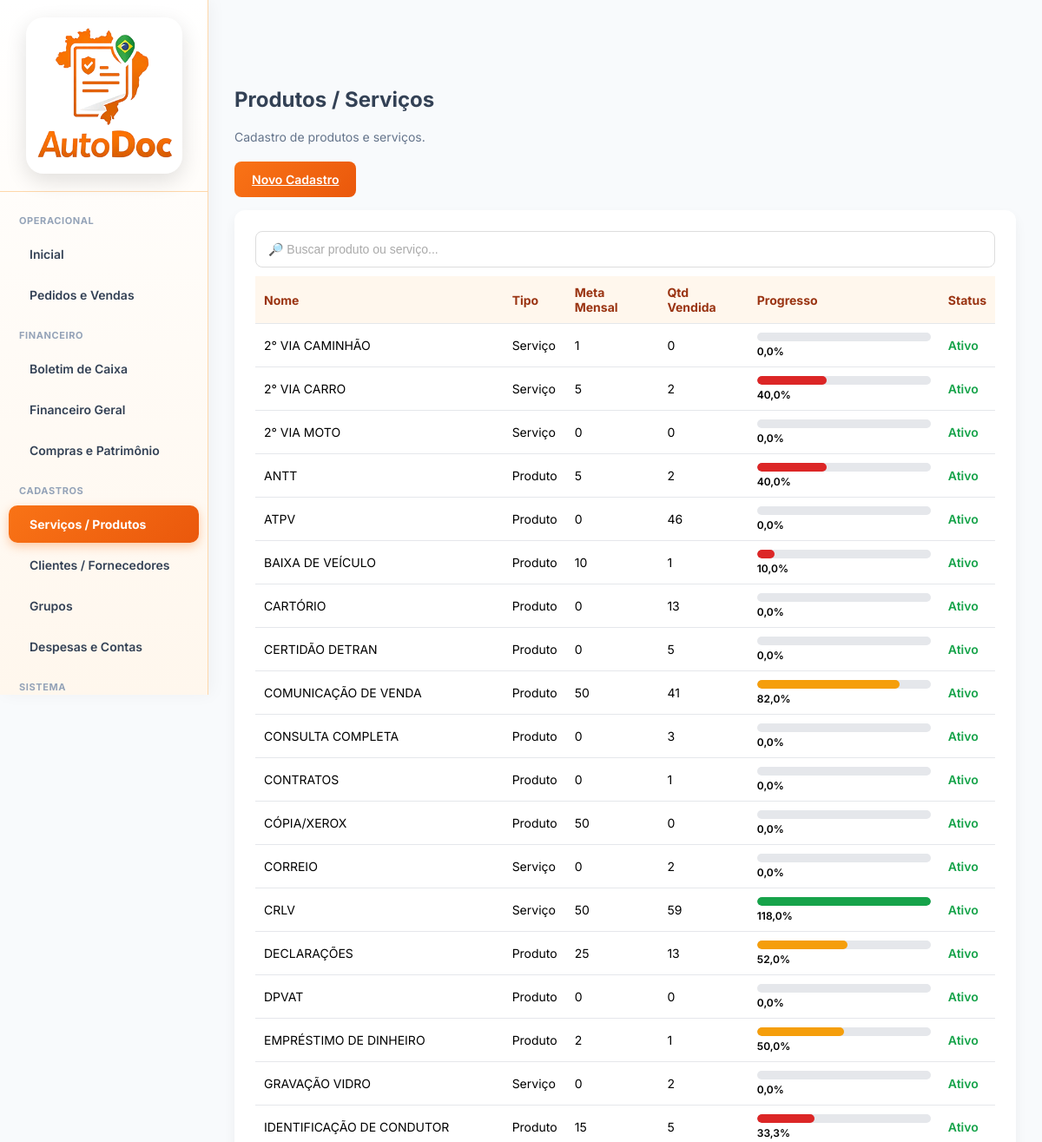
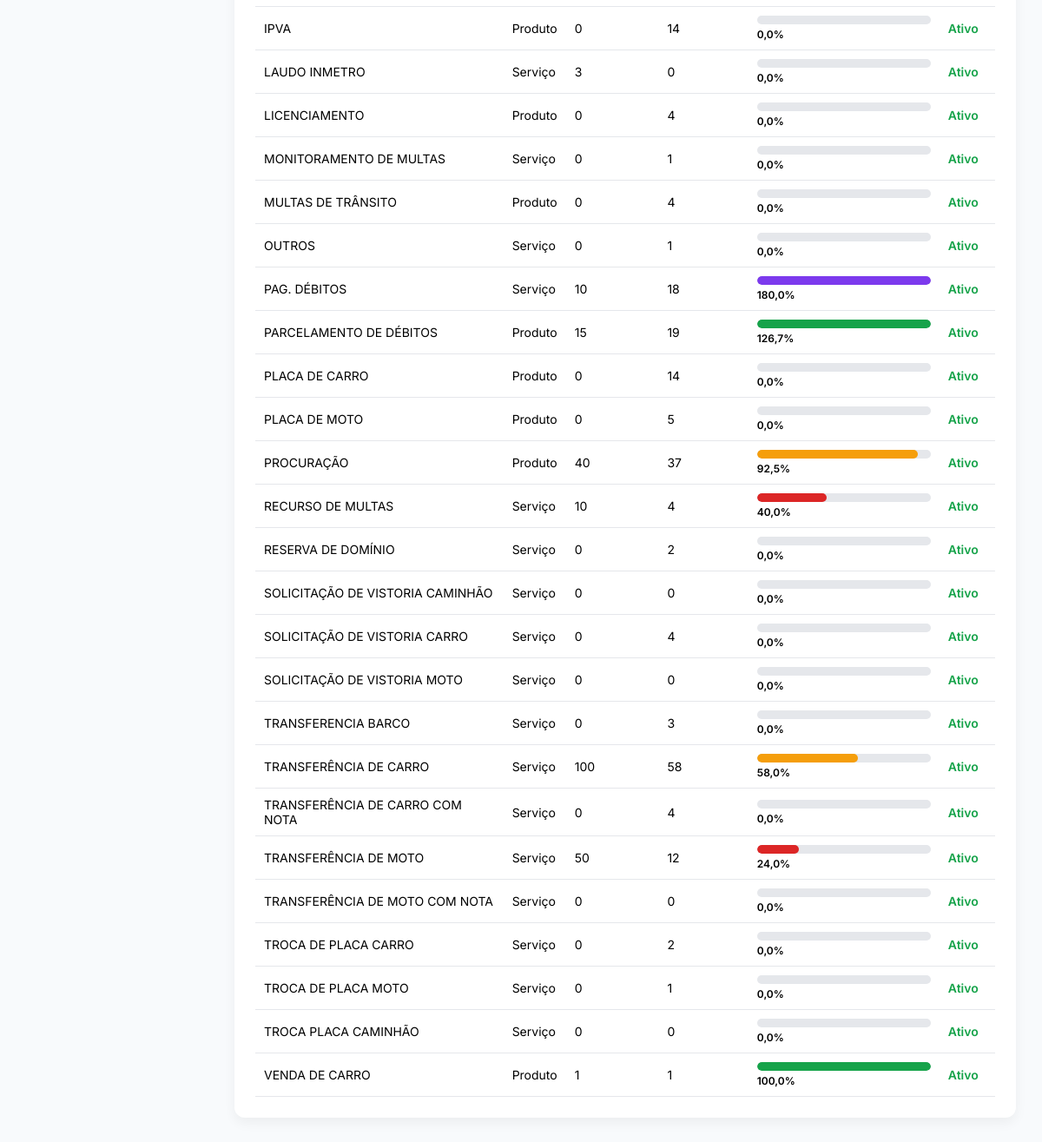
Page /user/frmServProdLista.php (signed in) on the committed database (2 pictures, top to bottom).
### tables this page shows
CREATE TABLE `servprod` (
  `id` int NOT NULL AUTO_INCREMENT,
  `Nome` varchar(400) NOT NULL,
  `Tipo` int NOT NULL,
  `Inativo` int NOT NULL,
  `Descricao` varchar(350) NOT NULL,
  `Unidade` varchar(20) NOT NULL,
  `ValorCusto` decimal(10,2) NOT NULL,
  `ValorVenda` decimal(10,2) NOT NULL,
  `idEmpresa` int NOT NULL,
  `Codigo` int NOT NULL,
  `DataAlt` datetime DEFAULT NULL,
  `SolicitaVeiculo` int NOT NULL,
  `MetaMensal` int NOT NULL DEFAULT '0',
  `Grupo` int DEFAULT NULL,
  PRIMARY KEY (`id`)
);

### base/baseFuncoes.php (called while the page is built, shortened)
<?php
require_once 'connection.php';
function ExSqlNET($sql, $conn = null, $params = [])
{
    if ($conn === null) {
        global $dbGeralNET;
        $conn = $dbGeralNET;
    }
    $stmt = $conn->prepare($sql);
    $stmt->execute($params);
    return $stmt->fetchAll(PDO::FETCH_ASSOC);
}
?>

### user/frmServProdLista.php (the view, shortened to what this page needs)
<?php
include '../base/baseFuncoes.php';
$idEmpresa = $_SESSION['idEmpresa'];
$listaServProd = ExSqlNET("
    SELECT *,
    CASE TIPO
        WHEN 1 THEN 'Serviço'
        WHEN 2 THEN 'Produto'
    END AS TipoLiteral
    FROM servprod
    WHERE idEmpresa = ". $idEmpresa ."
    ORDER BY nome asc
");
?>
<!DOCTYPE html>
<html lang="pt-br">
<head>
<link rel="stylesheet" href="../css/base.css">
</head>
<body>
<?php include '../base/navbarUser.php'; ?>
<div class="content">
    <div class="page-title">Produtos / Serviços</div>
    <div class="subtitle">Cadastro de produtos e serviços.</div>
    <div class="actions">
        <a href="frmServProd.php" class="btn">Novo Cadastro</a>
    </div>
    <div class="card">
        <input
            type="text"
            id="filtroNome"
            placeholder="🔎 Buscar produto ou serviço..."
            class="input"
            onkeyup="filtrarTabela()"
            autofocus
        >
        <table>
            <thead>
                <tr>
                    <th>Nome</th>
                    <th>Tipo</th>
                    <th>Meta Mensal</th>
                    <th>Qtd Vendida</th>
                    <th>Progresso</th>
                    <th>Status</th>
                </tr>
            </thead>
            <tbody>
            <?php foreach ($listaServProd as $item): ?>
                <?php
                $id = $item['id'];
                $meta = !empty($item['MetaMensal']) ? (int)$item['MetaMensal']: 0;
                $dadosMeta = ExSqlNET("
                    SELECT SUM(Qtd) AS Total
                    FROM movimentoitem
                    LEFT JOIN movimento
                        ON movimento.id = movimentoitem.ControleMovimento
                    WHERE ServProd = ?
                    AND movimento.idEmpresa = ?
                    AND MONTH(Data) = MONTH(CURDATE())
                    AND YEAR(Data) = YEAR(CURDATE())
                ", null, [$id, $idEmpresa]);
                $qtdVendida = $dadosMeta[0]['Total'] ?? 0;
                $percentual = 0;
                if ($meta > 0) {
                    $percentual = ($qtdVendida / $meta) * 100;
                }
                $percentualBarra = min(100, $percentual);
                $classeCor = 'meta-low';
                if ($percentual >= 150) {
                    $classeCor = 'meta-excel';
                } elseif ($percentual >= 100) {
                    $classeCor = 'meta-good';
                } elseif ($percentual >= 50) {
                    $classeCor = 'meta-medium';
                }
                ?>
                <tr onclick="abrirProduto(<?= (int)$item['id'] ?>)">
                    <td><?= htmlspecialchars($item['Nome']) ?></td>
                    <td><?= htmlspecialchars($item['TipoLiteral']) ?></td>
                    <td><?= number_format($meta, 0, ',', '.') ?></td>
                    <td><?= number_format($qtdVendida, 0, ',', '.') ?></td>
                    <td style="width:220px">
                        <div class="progress-bar">
                            <div class="progress-fill <?= $classeCor ?>"
                                 style="width: <?= $percentualBarra ?>%">
                            </div>
                        </div>
                        <div class="meta-text">
                            <?= number_format($percentual, 1, ',', '.') ?>%
                        </div>
                    </td>
                    <td class="<?= $item['Inativo'] ? 'status-inativo' : 'status-ativo' ?>">
                        <?= $item['Inativo'] ? 'Inativo' : 'Ativo' ?>
                    </td>
                </tr>
            <?php endforeach; ?>
            </tbody>
        </table>
    </div>
</div>
</body>
</html>

### css/base.css (style rules this page uses)
* { margin: 0; padding: 0; box-sizing: border-box; }
html, body { width: 100%; height: 100%; font-family: 'Inter', Arial, sans-serif; background-color: #f5f6fa; font-family: 'Inter', sans-serif; background-color: #f1f5f9; }
body { margin: 0; font-family: 'Inter', Arial, sans-serif; background-color: #f8fafc; }
.content { margin-left: 240px; padding: 30px; }
.page-title { font-size: 24px; font-weight: 700; color: #334155; margin-bottom: 20px; }
.card { background: #ffffff; padding: 20px; border-radius: 12px; box-shadow: 0 6px 14px rgba(0,0,0,0.05); }
table { width: 100%; border-collapse: collapse; }
th, td { padding: 12px; border-bottom: 1px solid #e5e7eb; text-align: left; font-size: 14px; }
th { background-color: #fff7ed; color: #9a3412; }
.status-ativo { color: #16a34a; font-weight: 600; }
.card { background: #ffffff; padding: 24px; border-radius: 12px; box-shadow: 0 6px 14px rgba(0,0,0,0.05); margin-bottom: 30px; }
input, select, textarea { width: 100%; padding: 10px 12px; border: 1px solid #e5e7eb; border-radius: 8px; font-size: 14px; }
.btn { background: linear-gradient(135deg, #f97316, #ea580c); color: #ffffff; border: none; padding: 12px 20px; border-radius: 8px; font-size: 14px; font-weight: 600; cursor: pointer; }
table { width: 100%; border-collapse: collapse; margin-top: 10px; }
table th, table td { padding: 10px; border-bottom: 1px solid #e5e7eb; font-size: 14px; text-align: left; }
table th { background-color: #fff7ed; color: #9a3412; }
.actions { display: flex; gap: 10px; flex-wrap: wrap; margin-top: 20px; }
th, td { padding: 10px; border-bottom: 1px solid #e5e7eb; }
.subtitle { color: #64748b; margin-bottom: 20px; font-size: 14px; }
.actions { margin-bottom: 15px; display: flex; gap: 10px; flex-wrap: wrap; }
input, textarea, select { font-family: 'Poppins', sans-serif; padding: 12px 14px; font-size: 14px; border: 1.5px solid #ddd; border-radius: 8px; outline: none; transition: all 0.25s ease; background-color: #fff; width: 100%; }
input::placeholder, textarea::placeholder { color: #aaa; }
input:not(:placeholder-shown), textarea:not(:placeholder-shown) { border-color: #ffa14d; }

### user/frmServProdLista.php (style rules this page uses)
.progress-bar { background: #e5e7eb; border-radius: 6px; height: 10px; width: 100%; overflow: hidden; }
.progress-fill { height: 100%; border-radius: 6px; transition: 0.3s; }
.meta-text { font-size: 12px; margin-top: 4px; font-weight: 600; }
.meta-low { background: #dc2626; }
.meta-medium { background: #f59e0b; }
.meta-good { background: #16a34a; }
.meta-excel { background: #7c3aed; }

### rows in the picture
servprod: Nome "2° VIA CAMINHÃO", TipoLiteral "Serviço", MetaMensal "1", qtdVendida "0", percentual "0,0", Inativo "Ativo"
servprod: Nome "2° VIA CARRO", TipoLiteral "Serviço", MetaMensal "5", qtdVendida "2", $percentualBarra 40 (drawn), percentual "40,0", Inativo "Ativo"
servprod: Nome "2° VIA MOTO", TipoLiteral "Serviço", MetaMensal "0", qtdVendida "0", percentual "0,0", Inativo "Ativo"
servprod: Nome "ANTT", TipoLiteral "Produto", MetaMensal "5", qtdVendida "2", $percentualBarra 40 (drawn), percentual "40,0", Inativo "Ativo"
servprod: Nome "ATPV", TipoLiteral "Produto", MetaMensal "0", qtdVendida "46", percentual "0,0", Inativo "Ativo"
servprod: Nome "BAIXA DE VEÍCULO", TipoLiteral "Produto", MetaMensal "10", qtdVendida "1", percentual "10,0", Inativo "Ativo"
servprod: Nome "CARTÓRIO", TipoLiteral "Produto", MetaMensal "0", qtdVendida "13", percentual "0,0", Inativo "Ativo"
servprod: Nome "CERTIDÃO DETRAN", TipoLiteral "Produto", MetaMensal "0", qtdVendida "5", percentual "0,0", Inativo "Ativo"
servprod: Nome "COMUNICAÇÃO DE VENDA", TipoLiteral "Produto", MetaMensal "50", qtdVendida "41", $percentualBarra 82 (drawn), percentual "82,0", Inativo "Ativo"
servprod: Nome "CONSULTA COMPLETA", TipoLiteral "Produto", MetaMensal "0", qtdVendida "3", percentual "0,0", Inativo "Ativo"
servprod: Nome "CONTRATOS", TipoLiteral "Produto", MetaMensal "0", qtdVendida "1", percentual "0,0", Inativo "Ativo"
servprod: Nome "CÓPIA/XEROX", TipoLiteral "Produto", MetaMensal "50", qtdVendida "0", percentual "0,0", Inativo "Ativo"
servprod: Nome "CORREIO", TipoLiteral "Serviço", MetaMensal "0", qtdVendida "2", percentual "0,0", Inativo "Ativo"
servprod: Nome "CRLV", TipoLiteral "Serviço", MetaMensal "50", qtdVendida "59", $percentualBarra 100 (drawn), percentual "118,0", Inativo "Ativo"
servprod: Nome "DECLARAÇÕES", TipoLiteral "Produto", MetaMensal "25", qtdVendida "13", $percentualBarra 52 (drawn), percentual "52,0", Inativo "Ativo"
servprod: Nome "DPVAT", TipoLiteral "Produto", MetaMensal "0", qtdVendida "0", percentual "0,0", Inativo "Ativo"
servprod: Nome "EMPRÉSTIMO DE DINHEIRO", TipoLiteral "Produto", MetaMensal "2", qtdVendida "1", $percentualBarra 50 (drawn), percentual "50,0", Inativo "Ativo"
servprod: Nome "GRAVAÇÃO VIDRO", TipoLiteral "Serviço", MetaMensal "0", qtdVendida "2", percentual "0,0", Inativo "Ativo"
servprod: Nome "IDENTIFICAÇÃO DE CONDUTOR", TipoLiteral "Produto", MetaMensal "15", qtdVendida "5", $percentualBarra 33.333333333333 (drawn), percentual "33,3", Inativo "Ativo"
servprod: Nome "IPVA", TipoLiteral "Produto", MetaMensal "0", qtdVendida "14", percentual "0,0", Inativo "Ativo"
servprod: Nome "LAUDO INMETRO", TipoLiteral "Serviço", MetaMensal "3", qtdVendida "0", percentual "0,0", Inativo "Ativo"
servprod: Nome "LICENCIAMENTO", TipoLiteral "Produto", MetaMensal "0", qtdVendida "4", percentual "0,0", Inativo "Ativo"
servprod: Nome "MONITORAMENTO DE MULTAS", TipoLiteral "Serviço", MetaMensal "0", qtdVendida "1", percentual "0,0", Inativo "Ativo"
servprod: Nome "MULTAS DE TRÂNSITO", TipoLiteral "Produto", MetaMensal "0", qtdVendida "4", percentual "0,0", Inativo "Ativo"
servprod: Nome "OUTROS", TipoLiteral "Serviço", MetaMensal "0", qtdVendida "1", percentual "0,0", Inativo "Ativo"
servprod: Nome "PAG. DÉBITOS", TipoLiteral "Serviço", MetaMensal "10", qtdVendida "18", $percentualBarra 100 (drawn), percentual "180,0", Inativo "Ativo"
servprod: Nome "PARCELAMENTO DE DÉBITOS", TipoLiteral "Produto", MetaMensal "15", qtdVendida "19", $percentualBarra 100 (drawn), percentual "126,7", Inativo "Ativo"
servprod: Nome "PLACA DE CARRO", TipoLiteral "Produto", MetaMensal "0", qtdVendida "14", percentual "0,0", Inativo "Ativo"
servprod: Nome "PLACA DE MOTO", TipoLiteral "Produto", MetaMensal "0", qtdVendida "5", percentual "0,0", Inativo "Ativo"
servprod: Nome "PROCURAÇÃO", TipoLiteral "Produto", MetaMensal "40", qtdVendida "37", $percentualBarra 92.5 (drawn), percentual "92,5", Inativo "Ativo"
servprod: Nome "RECURSO DE MULTAS", TipoLiteral "Serviço", MetaMensal "10", qtdVendida "4", $percentualBarra 40 (drawn), percentual "40,0", Inativo "Ativo"
servprod: Nome "RESERVA DE DOMÍNIO", TipoLiteral "Serviço", MetaMensal "0", qtdVendida "2", percentual "0,0", Inativo "Ativo"
servprod: Nome "SOLICITAÇÃO DE VISTORIA CAMINHÃO", TipoLiteral "Serviço", MetaMensal "0", qtdVendida "0", percentual "0,0", Inativo "Ativo"
servprod: Nome "SOLICITAÇÃO DE VISTORIA CARRO", TipoLiteral "Serviço", MetaMensal "0", qtdVendida "4", percentual "0,0", Inativo "Ativo"
servprod: Nome "SOLICITAÇÃO DE VISTORIA MOTO", TipoLiteral "Serviço", MetaMensal "0", qtdVendida "0", percentual "0,0", Inativo "Ativo"
servprod: Nome "TRANSFERENCIA BARCO", TipoLiteral "Serviço", MetaMensal "0", qtdVendida "3", percentual "0,0", Inativo "Ativo"
servprod: Nome "TRANSFERÊNCIA DE CARRO", TipoLiteral "Serviço", MetaMensal "100", qtdVendida "58", percentual "58,0", Inativo "Ativo"
servprod: Nome "TRANSFERÊNCIA DE CARRO COM NOTA", TipoLiteral "Serviço", MetaMensal "0", qtdVendida "4", percentual "0,0", Inativo "Ativo"
servprod: Nome "TRANSFERÊNCIA DE MOTO", TipoLiteral "Serviço", MetaMensal "50", qtdVendida "12", $percentualBarra 24 (drawn), percentual "24,0", Inativo "Ativo"
servprod: Nome "TRANSFERÊNCIA DE MOTO COM NOTA", TipoLiteral "Serviço", MetaMensal "0", qtdVendida "0", percentual "0,0", Inativo "Ativo"
servprod: Nome "TROCA DE PLACA CARRO", TipoLiteral "Serviço", MetaMensal "0", qtdVendida "2", percentual "0,0", Inativo "Ativo"
servprod: Nome "TROCA DE PLACA MOTO", TipoLiteral "Serviço", MetaMensal "0", qtdVendida "1", percentual "0,0", Inativo "Ativo"
servprod: Nome "TROCA PLACA CAMINHÃO", TipoLiteral "Serviço", MetaMensal "0", qtdVendida "0", percentual "0,0", Inativo "Ativo"
servprod: Nome "VENDA DE CARRO", TipoLiteral "Produto", MetaMensal "1", qtdVendida "1", $percentualBarra 100 (drawn), percentual "100,0", Inativo "Ativo"
